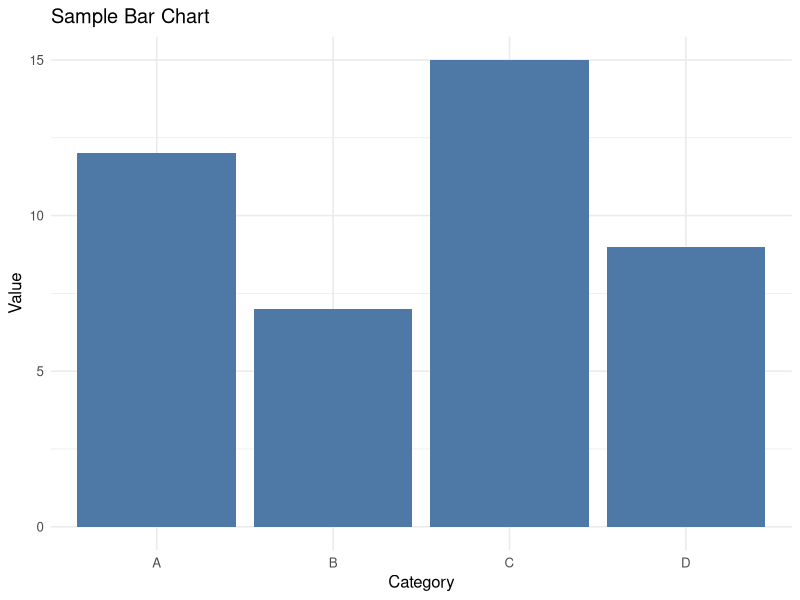

Source code (R):
library(ggplot2)

df <- data.frame(
  category = c("A", "B", "C", "D"),
  value = c(12, 7, 15, 9)
)

ggplot(df, aes(x = category, y = value)) +
  geom_col(fill = "#4E79A7") +
  labs(
    title = "Sample Bar Chart",
    x = "Category",
    y = "Value"
  ) +
  theme_minimal(base_size = 12)
